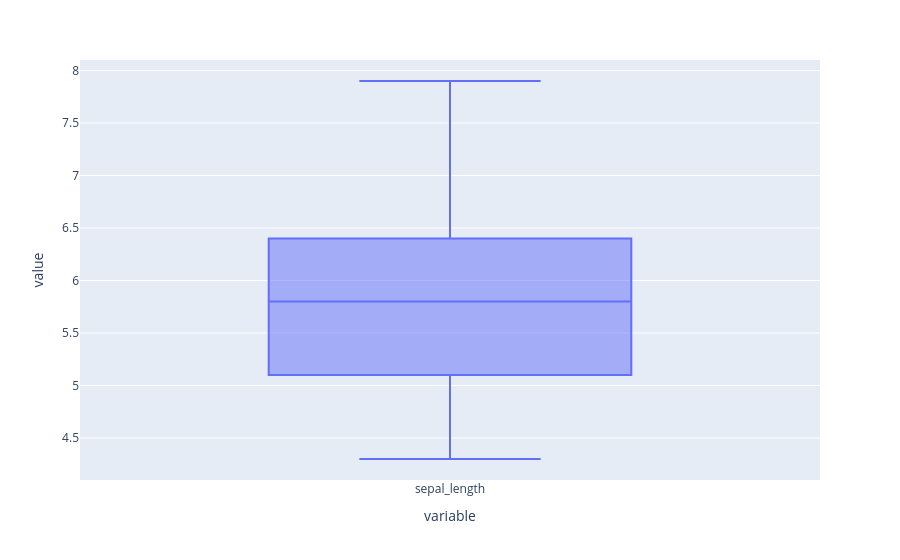

Notebook code for this chart:
### Markdown cell above
### Box

### Code cell
px.box(iris['sepal_length'])

### Figure 1 — Plotly figure (JSON) as saved in the notebook; plotly's stock layout.template omitted (floating-point values rounded to 4 significant figures; data arrays with more than 128 entries replaced by an {"elided": "..."} marker saying what was removed)
{"data": [{"alignmentgroup": "True", "hovertemplate": "variable=%{x}<br>value=%{y}<extra></extra>", "legendgroup": "", "marker": {"color": "#636efa"}, "name": "", "notched": false, "offsetgroup": "", "orientation": "v", "showlegend": false, "type": "box", "x": {"elided": "150 str values"}, "x0": " ", "xaxis": "x", "y": {"elided": "150 float values"}, "y0": " ", "yaxis": "y"}], "layout": {"boxmode": "group", "legend": {"tracegroupgap": 0}, "margin": {"t": 60}, "xaxis": {"anchor": "y", "domain": [0, 1], "title": {"text": "variable"}}, "yaxis": {"anchor": "x", "domain": [0, 1], "title": {"text": "value"}}}}
